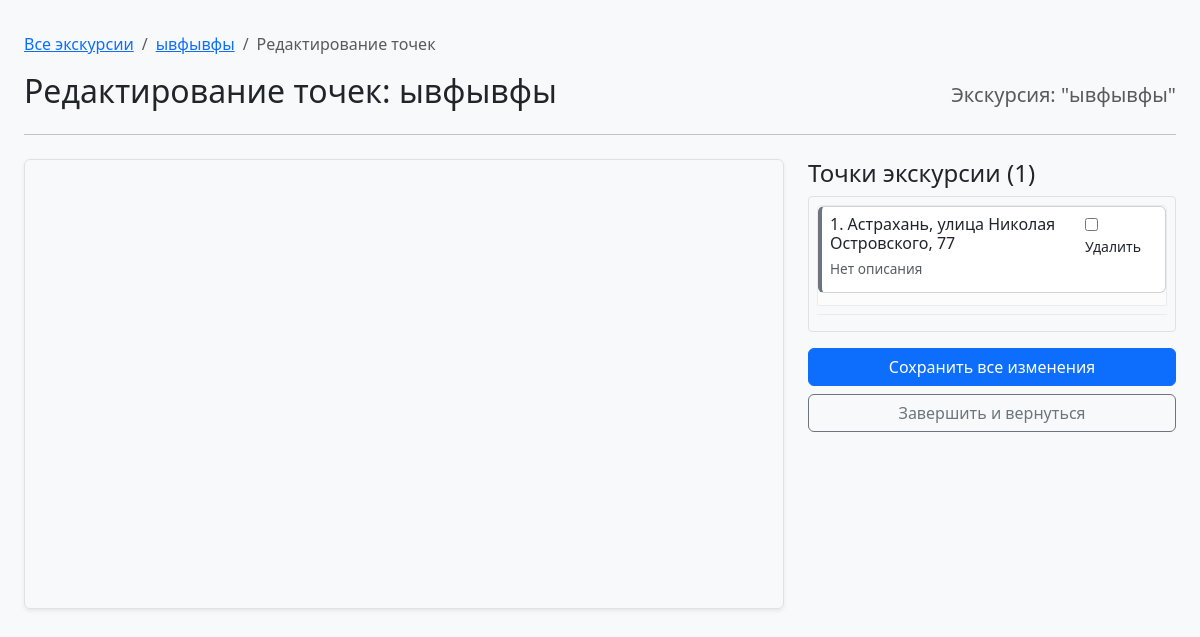
Screenshot of /excursions/4/add-points/ with the database file from the repository.
### excursions/models.py (models this page shows, shortened)
class Tour(models.Model):
    title = models.CharField(max_length=200, verbose_name="Название экскурсии")
    description = models.TextField(blank=True, null=True, verbose_name="Описание экскурсии")
    author = models.ForeignKey(
        settings.AUTH_USER_MODEL, # Используем настройку AUTH_USER_MODEL
        on_delete=models.CASCADE, # или models.SET_NULL, если хочешь сохранять экскурсии после удаления автора
        related_name='tours_created', # Имя для обратной связи от пользователя к его экскурсиям
        verbose_name="Автор",
        null=True, # Временно разрешим NULL, чтобы не ломать существующие экскурсии без автора
        blank=True # И в форме это поле не будет обязательным (мы его заполним программно)
    )
    created_at = models.DateTimeField(auto_now_add=True, verbose_name="Дата создания")
    updated_at = models.DateTimeField(auto_now=True, verbose_name="Дата обновления")
    class Meta:
        verbose_name = "Экскурсия"
        verbose_name_plural = "Экскурсии"
        ordering = ['-created_at']

class PointOfInterest(models.Model):
    tour = models.ForeignKey(Tour, on_delete=models.CASCADE, related_name="points", verbose_name="Экскурсия")
    name = models.CharField(max_length=150, verbose_name="Название точки")
    description = models.TextField(verbose_name="Описание точки", blank=True, null=True) # <--- ДОБАВЬ blank=True, null=True
    latitude = models.FloatField(verbose_name="Широта")
    longitude = models.FloatField(verbose_name="Долгота")
    order = models.PositiveIntegerField(default=0, verbose_name="Порядок в маршруте", help_text="Порядковый номер точки в экскурсии, начиная с 0.")
    custom_image = models.ImageField(
        upload_to='poi_images/',
        blank=True,
        null=True,
        verbose_name="Изображение точки",
        help_text="Загрузите изображение для этой точки."
    )
    class Meta:
        verbose_name = "Точка интереса"
        verbose_name_plural = "Точки интереса"
        ordering = ['tour', 'order']

### excursions/views.py (the view)
# urls.py: path('<int:tour_id>/add-points/', views.add_points_to_tour_view, name='add_points_to_tour'),
def add_points_to_tour_view(request, tour_id):
    tour = get_object_or_404(Tour, id=tour_id)
    if request.method == 'POST':
        formset = PointOfInterestFormSet(request.POST, request.FILES, instance=tour, prefix='points')
        if formset.is_valid():
            formset.save() # Сохраняет все изменения: новые точки, измененные старые, удаленные
            messages.success(request, f"Точки для экскурсии '{tour.title}' успешно сохранены!")
            return redirect(reverse('excursions:add_points_to_tour', kwargs={'tour_id': tour.id}))
        else:
            messages.error(request, "Пожалуйста, исправьте ошибки в форме.")
            print("Formset errors:", formset.errors)
            for form_in_set in formset:
                 if form_in_set.errors:
                     print(f"Errors in form {form_in_set.prefix}: {form_in_set.errors}")
    else: # GET-запрос
        formset = PointOfInterestFormSet(instance=tour, prefix='points') # или без prefix если используем стандартный
    context = {
        'tour': tour,
        'formset': formset,
        'page_title': f'Редактирование точек: {tour.title}',
        'yandex_maps_api_key': settings.YANDEX_MAPS_API_KEY
    }
    return render(request, 'excursions/add_points.html', context)

### templates/excursions/add_points.html (shortened to what this page needs)
{% load static %}
<!DOCTYPE html>
<html lang="ru">
<head>
    <link href="https://cdn.jsdelivr.net/npm/bootstrap@5.3.2/dist/css/bootstrap.min.css" rel="stylesheet">
</head>
<body>
    <div class="container-fluid px-md-4 py-3">
        <nav aria-label="breadcrumb" class="mb-3">
            <ol class="breadcrumb">
                <li class="breadcrumb-item"><a href="{% url 'excursions:tour_list' %}">Все экскурсии</a></li>
                <li class="breadcrumb-item"><a href="#">{{ tour.title }}</a></li>
                <li class="breadcrumb-item active" aria-current="page">Редактирование точек</li>
            </ol>
        </nav>
        <div class="d-flex justify-content-between align-items-center">
            <h2>{{ page_title|default:"Добавление точек к экскурсии" }}</h2>
            <span class="text-muted fs-5">Экскурсия: "{{ tour.title }}"</span>
        </div>
        <hr class="mb-4">
        <form method="post" enctype="multipart/form-data" id="points-form">
            <div class="row g-4">
                <div class="col-lg-7 col-xl-8">
                    <div id="map"></div>
                </div>
                <div class="col-lg-5 col-xl-4">
                    <div class="d-flex justify-content-between align-items-center mb-2">
                        <h4 class="mb-0">Точки экскурсии (<span id="points-count">{{ formset.initial_form_count }}</span>)</h4>
                    </div>
                    <div id="points-list-container" class="list-group mb-3" style="max-height: 450px; overflow-y: auto; border: 1px solid #dee2e6; border-radius: .25rem; padding: .5rem;">
                        {% for point_form_instance in formset %}
                            <div class="point-list-item-django list-group-item list-group-item-light p-0 mb-2 {% if not point_form_instance.instance.pk and forloop.revcounter0 == 0 and formset.extra == 0 %}d-none{% endif %}"
                                 data-prefix="{{ point_form_instance.prefix }}"
                                 id="form-{{ point_form_instance.prefix }}-wrapper">
                                <div class="card point-card {% if point_form_instance.instance.pk %}point-card-existing{% else %}point-card-new d-none{% endif %}">
                                    <div class="card-body p-2">
                                        <div class="d-flex justify-content-between align-items-start">
                                            <h6 class="card-title mb-1">
                                                <span class="point-order-display">
                                                    {% firstof point_form_instance.order.value point_form_instance.initial.order forloop.counter0|add:1 %}.
                                                </span>
                                                <span class="point-name-display">
                                                     {% firstof point_form_instance.name.value point_form_instance.initial.name "Новая точка" %}
                                                </span>
                                            </h6>
                                            <div>
                                                {% if point_form_instance.instance.pk and formset.can_delete %}
                                                    <div class="form-check form-check-inline small" title="Отметить для удаления">
                                                        {{ point_form_instance.DELETE }}
                                                        <label for="{{ point_form_instance.DELETE.id_for_label }}" class="form-check-label">Удалить</label>
                                                    </div>
                                                {% endif %}
                                            </div>
                                        </div>
                                        <p class="card-text text-muted small point-description-display mb-1">
                                             {% firstof point_form_instance.description.value point_form_instance.initial.description "Нет описания"|truncatechars:70 %}
                                        </p>
                                    </div>
                                </div>
                            </div>
                        {% endfor %}
                    </div>
                    <button type="submit" class="btn btn-primary w-100 mb-2">Сохранить все изменения</button>
                    <a href="{% url 'excursions:tour_list' %}" class="btn btn-outline-secondary w-100">Завершить и вернуться</a>
                </div>
            </div>
        </form>
    </div>
</body>
</html>

### templates/excursions/add_points.html (style rules this page uses)
body { padding-top: 1rem; background-color: #f8f9fa; }
#map { width: 100%; height: 450px; margin-bottom: 1.5rem; border-radius: 0.375rem; border: 1px solid #dee2e6; box-shadow: 0 .125rem .25rem rgba(0,0,0,.075); }
.point-card { border-left-width: 4px; margin-bottom: 0.75rem !important; }
.point-card-existing { border-left-color: #6c757d; }
#points-list-container .list-group-item { padding: 0.75rem 1rem; }
#points-list-container .card-title { font-size: 1rem; }
#points-list-container .card-text { font-size: 0.85rem; margin-bottom: 0.25rem; }

### rows the page displays
Tour: title "ывфывфы"
PointOfInterest: name "Астрахань, улица Николая Островского, 77"

### other values shown
{{ page_title|default:"Добавление точек к экскурсии" }} "Редактирование точек: ывфывфы"
